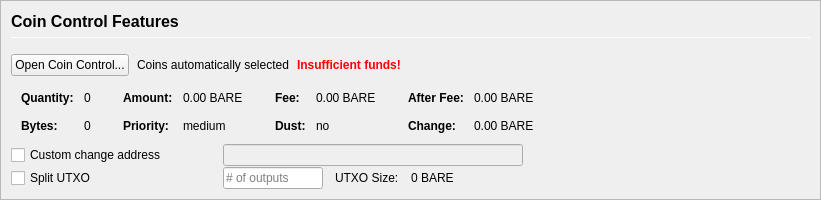
         <widget class="QFrame" name="frameCoinControl">
          <property name="sizePolicy">
           <sizepolicy hsizetype="Expanding" vsizetype="Expanding">
            <horstretch>0</horstretch>
            <verstretch>0</verstretch>
           </sizepolicy>
          </property>
          <property name="maximumSize">
           <size>
            <width>16777215</width>
            <height>16777215</height>
           </size>
          </property>
          <property name="frameShape">
           <enum>QFrame::StyledPanel</enum>
          </property>
          <property name="frameShadow">
           <enum>QFrame::Sunken</enum>
          </property>
          <layout class="QVBoxLayout" name="verticalLayoutCoinControl2">
           <property name="spacing">
            <number>0</number>
           </property>
           <property name="leftMargin">
            <number>0</number>
           </property>
           <property name="topMargin">
            <number>0</number>
           </property>
           <property name="rightMargin">
            <number>0</number>
           </property>
           <property name="bottomMargin">
            <number>0</number>
           </property>
           <item>
            <widget class="QFrame" name="frameCoinControl_BG">
             <layout class="QVBoxLayout" name="verticalLayoutCoinControl" stretch="0,0,0,0,0,0">
              <property name="spacing">
               <number>1</number>
              </property>
              <property name="leftMargin">
               <number>10</number>
              </property>
              <property name="topMargin">
               <number>10</number>
              </property>
              <item>
               <layout class="QHBoxLayout" name="horizontalLayoutCoinControl1">
                <property name="bottomMargin">
                 <number>15</number>
                </property>
                <item>
                 <layout class="QVBoxLayout" name="verticalLayout_3">
                  <property name="spacing">
                   <number>6</number>
                  </property>
                  <item>
                   <widget class="QLabel" name="labelCoinControlFeatures">
                    <property name="sizePolicy">
                     <sizepolicy hsizetype="Preferred" vsizetype="Maximum">
                      <horstretch>0</horstretch>
                      <verstretch>0</verstretch>
                     </sizepolicy>
                    </property>
                    <property name="minimumSize">
                     <size>
                      <width>0</width>
                      <height>20</height>
                     </size>
                    </property>
                    <property name="font">
                     <font>
                      <pointsize>12</pointsize>
                      <weight>75</weight>
                      <bold>true</bold>
                     </font>
                    </property>
                    <property name="styleSheet">
                     <string notr="true">font-weight:bold;</string>
                    </property>
                    <property name="text">
                     <string>Coin Control Features</string>
                    </property>
                   </widget>
                  </item>
                  <item>
                   <widget class="Line" name="line">
                    <property name="minimumSize">
                     <size>
                      <width>0</width>
                      <height>1</height>
                     </size>
                    </property>
                    <property name="maximumSize">
                     <size>
                      <width>16777215</width>
                      <height>1</height>
                     </size>
                    </property>
                    <property name="orientation">
                     <enum>Qt::Horizontal</enum>
                    </property>
                   </widget>
                  </item>
                 </layout>
                </item>
               </layout>
              </item>
              <item>
               <layout class="QHBoxLayout" name="horizontalLayoutCoinControl2" stretch="0,0,0,0">
                <property name="spacing">
                 <number>8</number>
                </property>
                <property name="bottomMargin">
                 <number>10</number>
                </property>
                <item>
                 <widget class="QPushButton" name="pushButtonCoinControl">
                  <property name="styleSheet">
                   <string notr="true"/>
                  </property>
                  <property name="text">
                   <string>Open Coin Control...</string>
                  </property>
                  <property name="autoDefault">
                   <bool>false</bool>
                  </property>
                 </widget>
                </item>
                <item>
                 <widget class="QLabel" name="labelCoinControlAutomaticallySelected">
                  <property name="text">
                   <string>Coins automatically selected</string>
                  </property>
                  <property name="margin">
                   <number>5</number>
                  </property>
                 </widget>
                </item>
                <item>
                 <widget class="QLabel" name="labelCoinControlInsuffFunds">
                  <property name="font">
                   <font>
                    <weight>75</weight>
                    <bold>true</bold>
                   </font>
                  </property>
                  <property name="styleSheet">
                   <string notr="true">color:red;font-weight:bold;</string>
                  </property>
                  <property name="text">
                   <string>Insufficient funds!</string>
                  </property>
                  <property name="margin">
                   <number>5</number>
                  </property>
                 </widget>
                </item>
                <item>
                 <spacer name="horizontalSpacerCoinControl">
                  <property name="orientation">
                   <enum>Qt::Horizontal</enum>
                  </property>
                  <property name="sizeHint" stdset="0">
                   <size>
                    <width>40</width>
                    <height>1</height>
                   </size>
                  </property>
                 </spacer>
                </item>
               </layout>
              </item>
              <item>
               <widget class="QWidget" name="widgetCoinControl" native="true">
                <property name="sizePolicy">
                 <sizepolicy hsizetype="Preferred" vsizetype="Preferred">
                  <horstretch>0</horstretch>
                  <verstretch>0</verstretch>
                 </sizepolicy>
                </property>
                <property name="minimumSize">
                 <size>
                  <width>0</width>
                  <height>0</height>
                 </size>
                </property>
                <property name="styleSheet">
                 <string notr="true"/>
                </property>
                <layout class="QHBoxLayout" name="horizontalLayoutCoinControl5">
                 <property name="leftMargin">
                  <number>0</number>
                 </property>
                 <property name="topMargin">
                  <number>0</number>
                 </property>
                 <property name="rightMargin">
                  <number>0</number>
                 </property>
                 <property name="bottomMargin">
                  <number>0</number>
                 </property>
                 <item>
                  <layout class="QHBoxLayout" name="horizontalLayoutCoinControl3" stretch="0,0,0,1">
                   <property name="spacing">
                    <number>20</number>
                   </property>
                   <property name="topMargin">
                    <number>0</number>
                   </property>
                   <property name="bottomMargin">
                    <number>10</number>
                   </property>
                   <item>
                    <layout class="QFormLayout" name="formLayoutCoinControl1">
                     <property name="horizontalSpacing">
                      <number>10</number>
                     </property>
                     <property name="verticalSpacing">
                      <number>14</number>
                     </property>
                     <property name="leftMargin">
                      <number>10</number>
                     </property>
                     <property name="topMargin">
                      <number>4</number>
                     </property>
                     <property name="rightMargin">
                      <number>6</number>
                     </property>
                     <item row="0" column="0">
                      <widget class="QLabel" name="labelCoinControlQuantityText">
                       <property name="font">
                        <font>
                         <weight>75</weight>
                         <bold>true</bold>
                        </font>
                       </property>
                       <property name="text">
                        <string>Quantity:</string>
                       </property>
                       <property name="margin">
                        <number>0</number>
                       </property>
                      </widget>
                     </item>
                     <item row="0" column="1">
                      <widget class="QLabel" name="labelCoinControlQuantity">
                       <property name="cursor">
                        <cursorShape>IBeamCursor</cursorShape>
                       </property>
                       <property name="contextMenuPolicy">
                        <enum>Qt::ActionsContextMenu</enum>
                       </property>
                       <property name="text">
                        <string notr="true">0</string>
                       </property>
                       <property name="margin">
                        <number>0</number>
                       </property>
                       <property name="textInteractionFlags">
                        <set>Qt::LinksAccessibleByMouse|Qt::TextSelectableByKeyboard|Qt::TextSelectableByMouse</set>
                       </property>
                      </widget>
                     </item>
                     <item row="1" column="0">
                      <widget class="QLabel" name="labelCoinControlBytesText">
                       <property name="font">
                        <font>
                         <weight>75</weight>
                         <bold>true</bold>
                        </font>
                       </property>
                       <property name="text">
                        <string>Bytes:</string>
                       </property>
                      </widget>
                     </item>
                     <item row="1" column="1">
                      <widget class="QLabel" name="labelCoinControlBytes">
                       <property name="cursor">
                        <cursorShape>IBeamCursor</cursorShape>
                       </property>
                       <property name="contextMenuPolicy">
                        <enum>Qt::ActionsContextMenu</enum>
                       </property>
                       <property name="text">
                        <string notr="true">0</string>
                       </property>
                       <property name="textInteractionFlags">
                        <set>Qt::LinksAccessibleByMouse|Qt::TextSelectableByKeyboard|Qt::TextSelectableByMouse</set>
                       </property>
                      </widget>
                     </item>
                    </layout>
                   </item>
                   <item>
                    <layout class="QFormLayout" name="formLayoutCoinControl2">
                     <property name="horizontalSpacing">
                      <number>10</number>
                     </property>
                     <property name="verticalSpacing">
                      <number>14</number>
                     </property>
                     <property name="leftMargin">
                      <number>6</number>
                     </property>
                     <property name="topMargin">
                      <number>4</number>
                     </property>
                     <property name="rightMargin">
                      <number>6</number>
                     </property>
                     <item row="0" column="0">
                      <widget class="QLabel" name="labelCoinControlAmountText">
                       <property name="font">
                        <font>
                         <weight>75</weight>
                         <bold>true</bold>
                        </font>
                       </property>
                       <property name="text">
                        <string>Amount:</string>
                       </property>
                       <property name="margin">
                        <number>0</number>
                       </property>
                      </widget>
                     </item>
                     <item row="0" column="1">
                      <widget class="QLabel" name="labelCoinControlAmount">
                       <property name="cursor">
                        <cursorShape>IBeamCursor</cursorShape>
                       </property>
                       <property name="contextMenuPolicy">
                        <enum>Qt::ActionsContextMenu</enum>
                       </property>
                       <property name="text">
                        <string notr="true">0.00 BARE</string>
                       </property>
                       <property name="textInteractionFlags">
                        <set>Qt::LinksAccessibleByMouse|Qt::TextSelectableByKeyboard|Qt::TextSelectableByMouse</set>
                       </property>
                      </widget>
                     </item>
                     <item row="1" column="0">
                      <widget class="QLabel" name="labelCoinControlPriorityText">
                       <property name="font">
                        <font>
                         <weight>75</weight>
                         <bold>true</bold>
                        </font>
                       </property>
                       <property name="text">
                        <string>Priority:</string>
                       </property>
                      </widget>
                     </item>
                     <item row="1" column="1">
                      <widget class="QLabel" name="labelCoinControlPriority">
                       <property name="cursor">
                        <cursorShape>IBeamCursor</cursorShape>
                       </property>
                       <property name="contextMenuPolicy">
                        <enum>Qt::ActionsContextMenu</enum>
                       </property>
                       <property name="text">
                        <string>medium</string>
                       </property>
                       <property name="textInteractionFlags">
                        <set>Qt::LinksAccessibleByMouse|Qt::TextSelectableByKeyboard|Qt::TextSelectableByMouse</set>
                       </property>
                      </widget>
                     </item>
                    </layout>
                   </item>
                   <item>
                    <layout class="QFormLayout" name="formLayoutCoinControl3">
                     <property name="horizontalSpacing">
                      <number>10</number>
                     </property>
                     <property name="verticalSpacing">
                      <number>14</number>
                     </property>
                     <property name="leftMargin">
                      <number>6</number>
                     </property>
                     <property name="topMargin">
                      <number>4</number>
                     </property>
                     <property name="rightMargin">
                      <number>6</number>
                     </property>
                     <item row="0" column="0">
                      <widget class="QLabel" name="labelCoinControlFeeText">
                       <property name="font">
                        <font>
                         <weight>75</weight>
                         <bold>true</bold>
                        </font>
                       </property>
                       <property name="text">
                        <string>Fee:</string>
                       </property>
                       <property name="margin">
                        <number>0</number>
                       </property>
                      </widget>
                     </item>
                     <item row="0" column="1">
                      <widget class="QLabel" name="labelCoinControlFee">
                       <property name="cursor">
                        <cursorShape>IBeamCursor</cursorShape>
                       </property>
                       <property name="contextMenuPolicy">
                        <enum>Qt::ActionsContextMenu</enum>
                       </property>
                       <property name="text">
                        <string notr="true">0.00 BARE</string>
                       </property>
                       <property name="textInteractionFlags">
                        <set>Qt::LinksAccessibleByMouse|Qt::TextSelectableByKeyboard|Qt::TextSelectableByMouse</set>
                       </property>
                      </widget>
                     </item>
                     <item row="1" column="0">
                      <widget class="QLabel" name="labelCoinControlLowOutputText">
                       <property name="font">
                        <font>
                         <weight>75</weight>
                         <bold>true</bold>
                        </font>
                       </property>
                       <property name="text">
                        <string>Dust:</string>
                       </property>
                      </widget>
                     </item>
                     <item row="1" column="1">
                      <widget class="QLabel" name="labelCoinControlLowOutput">
                       <property name="cursor">
                        <cursorShape>IBeamCursor</cursorShape>
                       </property>
                       <property name="contextMenuPolicy">
                        <enum>Qt::ActionsContextMenu</enum>
                       </property>
                       <property name="text">
                        <string>no</string>
                       </property>
                       <property name="textInteractionFlags">
                        <set>Qt::LinksAccessibleByMouse|Qt::TextSelectableByKeyboard|Qt::TextSelectableByMouse</set>
                       </property>
                      </widget>
                     </item>
                    </layout>
                   </item>
                   <item>
                    <layout class="QFormLayout" name="formLayoutCoinControl4">
                     <property name="horizontalSpacing">
                      <number>10</number>
                     </property>
                     <property name="verticalSpacing">
                      <number>14</number>
                     </property>
                     <property name="leftMargin">
                      <number>6</number>
                     </property>
                     <property name="topMargin">
                      <number>4</number>
                     </property>
                     <property name="rightMargin">
                      <number>6</number>
                     </property>
                     <item row="0" column="0">
                      <widget class="QLabel" name="labelCoinControlAfterFeeText">
                       <property name="font">
                        <font>
                         <weight>75</weight>
                         <bold>true</bold>
                        </font>
                       </property>
                       <property name="text">
                        <string>After Fee:</string>
                       </property>
                       <property name="margin">
                        <number>0</number>
                       </property>
                      </widget>
                     </item>
                     <item row="0" column="1">
                      <widget class="QLabel" name="labelCoinControlAfterFee">
                       <property name="cursor">
                        <cursorShape>IBeamCursor</cursorShape>
                       </property>
                       <property name="contextMenuPolicy">
                        <enum>Qt::ActionsContextMenu</enum>
                       </property>
                       <property name="text">
                        <string notr="true">0.00 BARE</string>
                       </property>
                       <property name="textInteractionFlags">
                        <set>Qt::LinksAccessibleByMouse|Qt::TextSelectableByKeyboard|Qt::TextSelectableByMouse</set>
                       </property>
                      </widget>
                     </item>
                     <item row="1" column="0">
                      <widget class="QLabel" name="labelCoinControlChangeText">
                       <property name="font">
                        <font>
                         <weight>75</weight>
                         <bold>true</bold>
                        </font>
                       </property>
                       <property name="text">
                        <string>Change:</string>
                       </property>
                      </widget>
                     </item>
                     <item row="1" column="1">
                      <widget class="QLabel" name="labelCoinControlChange">
                       <property name="cursor">
                        <cursorShape>IBeamCursor</cursorShape>
                       </property>
                       <property name="contextMenuPolicy">
                        <enum>Qt::ActionsContextMenu</enum>
                       </property>
                       <property name="text">
                        <string notr="true">0.00 BARE</string>
                       </property>
                       <property name="textInteractionFlags">
                        <set>Qt::LinksAccessibleByMouse|Qt::TextSelectableByKeyboard|Qt::TextSelectableByMouse</set>
                       </property>
                      </widget>
                     </item>
                    </layout>
                   </item>
                  </layout>
                 </item>
                </layout>
               </widget>
              </item>
              <item>
               <layout class="QHBoxLayout" name="horizontalLayoutCoinControl4">
                <property name="spacing">
                 <number>12</number>
                </property>
                <property name="sizeConstraint">
                 <enum>QLayout::SetDefaultConstraint</enum>
                </property>
                <property name="topMargin">
                 <number>0</number>
                </property>
                <property name="rightMargin">
                 <number>0</number>
                </property>
                <item>
                 <widget class="QCheckBox" name="checkBoxCoinControlChange">
                  <property name="sizePolicy">
                   <sizepolicy hsizetype="Preferred" vsizetype="Preferred">
                    <horstretch>0</horstretch>
                    <verstretch>0</verstretch>
                   </sizepolicy>
                  </property>
                  <property name="minimumSize">
                   <size>
                    <width>200</width>
                    <height>0</height>
                   </size>
                  </property>
                  <property name="maximumSize">
                   <size>
                    <width>200</width>
                    <height>16777215</height>
                   </size>
                  </property>
                  <property name="toolTip">
                   <string>If this is activated, but the change address is empty or invalid, change will be sent to a newly generated address.</string>
                  </property>
                  <property name="text">
                   <string>Custom change address</string>
                  </property>
                 </widget>
                </item>
                <item>
                 <widget class="QValidatedLineEdit" name="lineEditCoinControlChange">
                  <property name="enabled">
                   <bool>false</bool>
                  </property>
                  <property name="sizePolicy">
                   <sizepolicy hsizetype="Preferred" vsizetype="Preferred">
                    <horstretch>0</horstretch>
                    <verstretch>0</verstretch>
                   </sizepolicy>
                  </property>
                  <property name="minimumSize">
                   <size>
                    <width>300</width>
                    <height>0</height>
                   </size>
                  </property>
                 </widget>
                </item>
                <item>
                 <widget class="QLabel" name="labelCoinControlChangeLabel">
                  <property name="sizePolicy">
                   <sizepolicy hsizetype="Preferred" vsizetype="Preferred">
                    <horstretch>0</horstretch>
                    <verstretch>0</verstretch>
                   </sizepolicy>
                  </property>
                  <property name="minimumSize">
                   <size>
                    <width>100</width>
                    <height>0</height>
                   </size>
                  </property>
                  <property name="text">
                   <string/>
                  </property>
                  <property name="margin">
                   <number>3</number>
                  </property>
                 </widget>
                </item>
               </layout>
              </item>
              <item>
               <layout class="QHBoxLayout" name="horizontalLayoutCoinControl6">
                <property name="spacing">
                 <number>12</number>
                </property>
                <property name="rightMargin">
                 <number>0</number>
                </property>
                <item>
                 <widget class="QCheckBox" name="splitBlockCheckBox">
                  <property name="sizePolicy">
                   <sizepolicy hsizetype="Preferred" vsizetype="Preferred">
                    <horstretch>0</horstretch>
                    <verstretch>0</verstretch>
                   </sizepolicy>
                  </property>
                  <property name="minimumSize">
                   <size>
                    <width>200</width>
                    <height>0</height>
                   </size>
                  </property>
                  <property name="maximumSize">
                   <size>
                    <width>200</width>
                    <height>16777215</height>
                   </size>
                  </property>
                  <property name="text">
                   <string>Split UTXO</string>
                  </property>
                 </widget>
                </item>
                <item>
                 <widget class="QLineEdit" name="splitBlockLineEdit">
                  <property name="sizePolicy">
                   <sizepolicy hsizetype="Preferred" vsizetype="Preferred">
                    <horstretch>50</horstretch>
                    <verstretch>0</verstretch>
                   </sizepolicy>
                  </property>
                  <property name="minimumSize">
                   <size>
                    <width>100</width>
                    <height>0</height>
                   </size>
                  </property>
                  <property name="maximumSize">
                   <size>
                    <width>100</width>
                    <height>16777215</height>
                   </size>
                  </property>
                  <property name="placeholderText">
                   <string># of outputs</string>
                  </property>
                 </widget>
                </item>
                <item>
                 <widget class="QLabel" name="labelBlockSizeText">
                  <property name="text">
                   <string>UTXO Size:</string>
                  </property>
                 </widget>
                </item>
                <item>
                 <widget class="QLabel" name="labelBlockSize">
                  <property name="text">
                   <string>0 BARE</string>
                  </property>
                 </widget>
                </item>
                <item>
                 <spacer name="horizontalSpacer_7">
                  <property name="orientation">
                   <enum>Qt::Horizontal</enum>
                  </property>
                  <property name="sizeHint" stdset="0">
                   <size>
                    <width>40</width>
                    <height>20</height>
                   </size>
                  </property>
                 </spacer>
                </item>
               </layout>
              </item>
              <item>
               <spacer name="verticalSpacerCoinControl">
                <property name="orientation">
                 <enum>Qt::Vertical</enum>
                </property>
                <property name="sizeHint" stdset="0">
                 <size>
                  <width>800</width>
                  <height>1</height>
                 </size>
                </property>
               </spacer>
              </item>
             </layout>
            </widget>
           </item>
          </layout>
         </widget>
